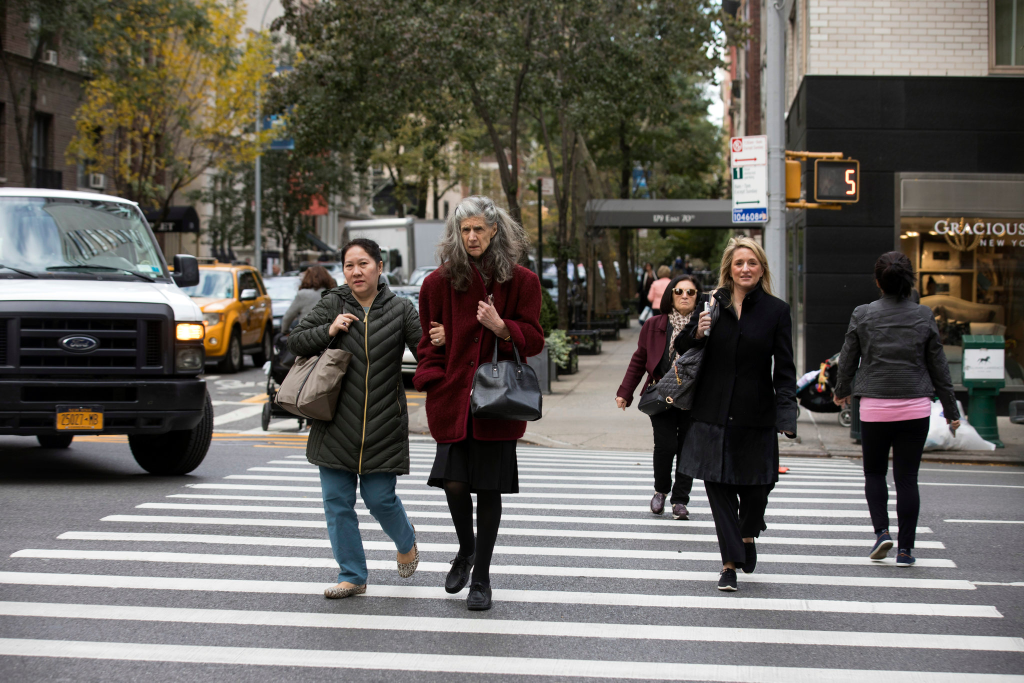
#> input picture PedestrainDetection-HaarCascades/dataset/pedestrain.jpg, 2048 x 1365 px (shown at 1/2 size)
$ jupyter execute 'Pedestrian Detection.ipynb'   (text cells are left out)
#> lines starting #> are read from the running program, lines starting #| are printed output that depends on the picture; after the words box and inside, x2 and y2 are one past the last pixel; in counts of white or black regions, pixels touching at a corner belong together; pictures that were not available may be replaced by others from this repository, and a replacement may not be noted
[cell 1]
import cv2
import sys
import numpy as np
# import libraries


#Loading the image to be tested
test_image = cv2.imread('dataset/pedestrain.jpg')
#> test_image is the input picture: shape (1365, 2048, 3); mean B, G, R 94.1, 99.7, 103.1

#Converting to grayscale
test_image_gray = cv2.cvtColor(test_image, cv2.COLOR_BGR2GRAY)
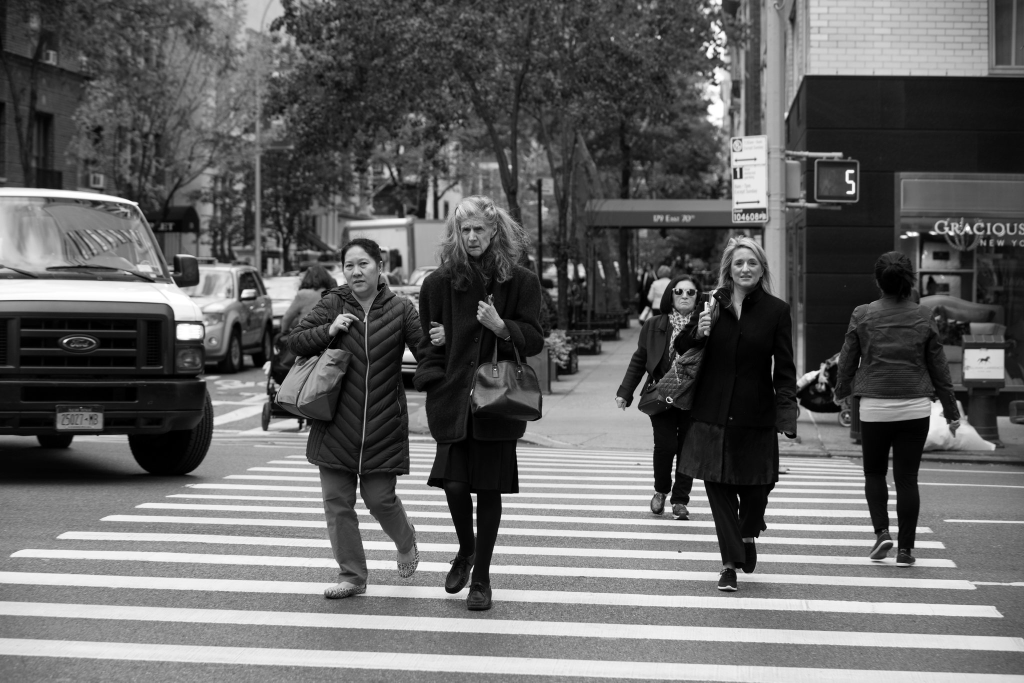
#> test_image_gray: shape (1365, 2048) (shown at 1/2 size); min 0, max 255, mean 100.1

# Displaying the grayscale image
#cv2.imshow(test_image_gray, cmap='gray')
#Since we know that OpenCV loads an image in BGR format, so we need to convert it into RBG format to be able to display its true colors. Let us write a small function for that.

body_classifier=cv2.CascadeClassifier('dataset/haarcascade_fullbody.xml')
# importing the body classifier

body=body_classifier.detectMultiScale(test_image_gray,1.05, 4)
#> body = [[1330, 694, 272, 544], [1235, 647, 207, 415], [1622, 597, 310, 620], [772, 607, 332, 663], [519, 544, 363, 726]]
# extracting the x-coordinate, y-coordinate, width (w) and height(h) & gray scale image.

# Let us print the no. of faces found
# print('Pedestrain found: ', len(body))


for (x,y,w,h) in body:
     cv2.rectangle(test_image, (x, y), (x+w, y+h), (0, 255, 255), 4)
#> this loop made 5 passes
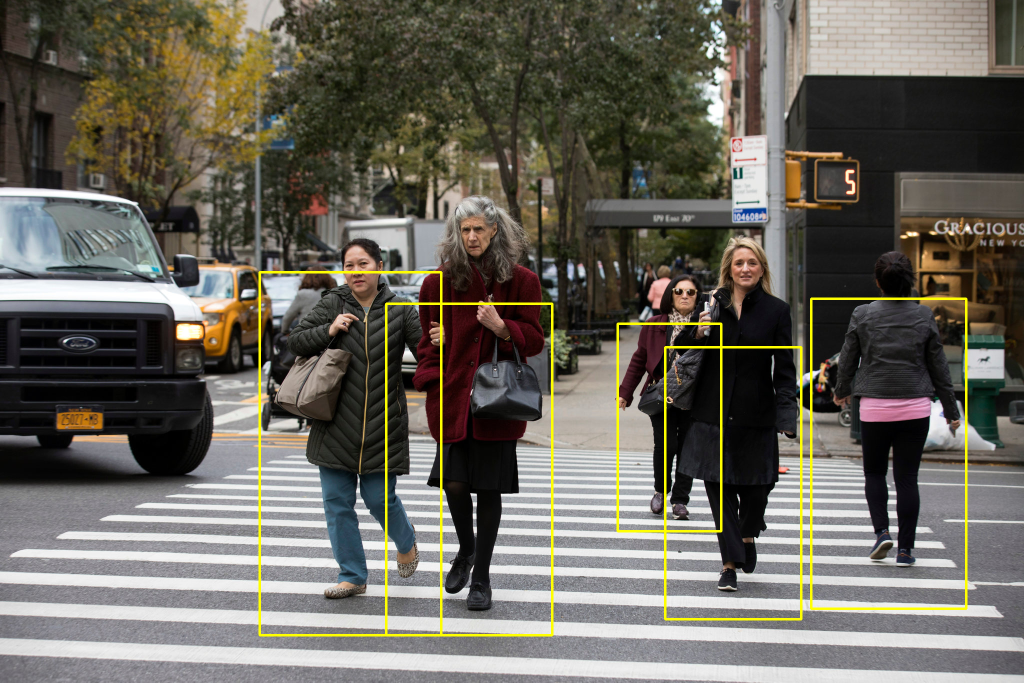
#> test_image: shape (1365, 2048, 3) (shown at 1/2 size); 1.57% of pixels changed, all inside (x1, y1, x2, y2) = (517, 542, 1935, 1273)
     # looping through the image and drawing frames around the image.


half = cv2.resize(test_image, (0,0),fx=0.4,fy=0.3,interpolation=cv2.INTER_CUBIC)
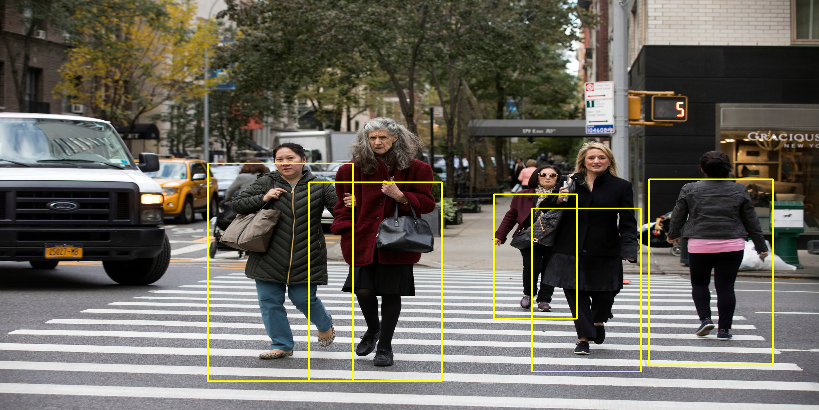
#> half: shape (410, 819, 3); mean B, G, R 92.5, 101.9, 105.3
# resizing the image


cv2.imshow("Pedestrains",half)

cv2.waitKey(0)
cv2.destroyAllWindows()

[cell 2]
# Importing required libraries
import time
import numpy as np
import cv2


# importing the body classifier
body_classifier = cv2.CascadeClassifier('dataset/haarcascade_fullbody.xml')


# Initiate video capture for video file
cap = cv2.VideoCapture('dataset/ped_data_1.mp4')


# Loop once video is successfully loaded
while (cap.isOpened()):
    time.sleep(0.05)

    # Read the frame
    ret, frame = cap.read()
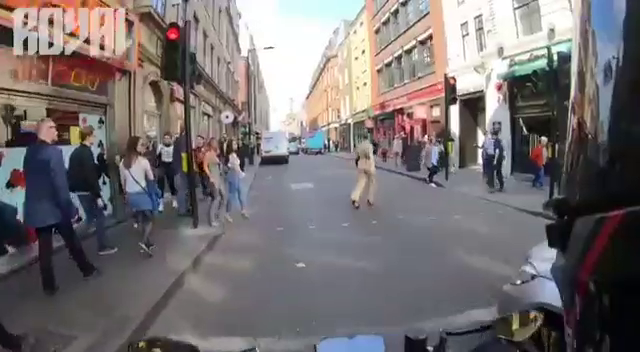
#> input picture frame 38 of PedestrainDetection-HaarCascades/dataset/ped.mp4, 640 x 352 px, given in place of ped_data_1.mp4, which was not available
#> frame is the input picture: shape (352, 640, 3); mean B, G, R 112.7, 111.6, 117.4

    # print(frame)
    if ret== False: # if frame doesn't exist i.e. ret = False
        cap.release()
        cv2.destroyAllWindows()
        break
    else:

        gray = cv2.cvtColor(frame, cv2.COLOR_BGR2GRAY)
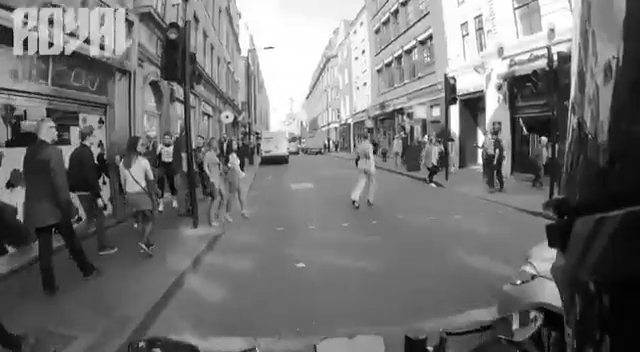
#> gray: shape (352, 640); min 0, max 255, mean 113.4
        # converting the images to grayscale

        # Pass frame to our body classifier
        bodies = body_classifier.detectMultiScale(gray, 1.05, 4)
#> bodies = [[469, 131, 47, 94]]

        # Extract bounding boxes for any bodies identified
        for (x,y,w,h) in bodies:
            cv2.rectangle(frame, (x, y), (x+w, y+h), (0, 255, 255), 2)
            cv2.imshow('Pedestrians', frame)
            cv2.waitKey(33)
#> this loop made 1 pass
#> pass 1, `cv2.imshow('Pedestrians', frame)`:
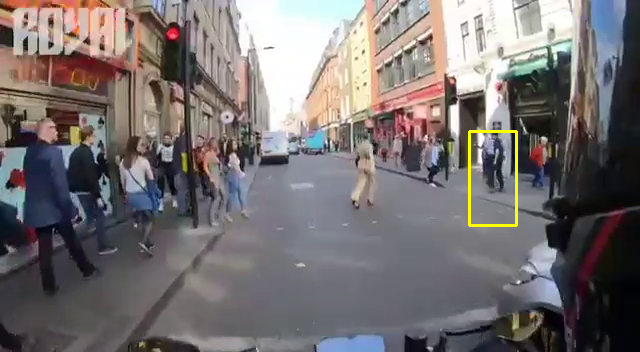
#> window 'Pedestrians': shape (352, 640, 3); mean B, G, R 112.3, 112.1, 118
            # 33 used because the loaded video framerate is 29.97fps. 1sec/29.97=0.0333=33msec.
